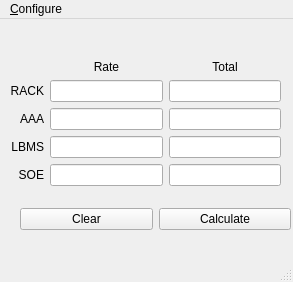
<?xml version="1.0" encoding="UTF-8"?>
<ui version="4.0">
 <class>Rate_Calculator</class>
 <widget class="QMainWindow" name="Rate_Calculator">
  <property name="geometry">
   <rect>
    <x>0</x>
    <y>0</y>
    <width>293</width>
    <height>282</height>
   </rect>
  </property>
  <property name="windowTitle">
   <string>Lodging Calculator</string>
  </property>
  <widget class="QWidget" name="centralwidget">
   <widget class="QWidget" name="gridLayoutWidget">
    <property name="geometry">
     <rect>
      <x>10</x>
      <y>10</y>
      <width>271</width>
      <height>157</height>
     </rect>
    </property>
    <layout class="QGridLayout" name="gridLayout">
     <item row="0" column="2">
      <widget class="QLabel" name="rate_label">
       <property name="layoutDirection">
        <enum>Qt::LeftToRight</enum>
       </property>
       <property name="text">
        <string>Rate</string>
       </property>
       <property name="scaledContents">
        <bool>true</bool>
       </property>
       <property name="alignment">
        <set>Qt::AlignBottom|Qt::AlignHCenter</set>
       </property>
      </widget>
     </item>
     <item row="3" column="2">
      <widget class="QLineEdit" name="aaa_rate_edit">
       <property name="clearButtonEnabled">
        <bool>false</bool>
       </property>
      </widget>
     </item>
     <item row="5" column="2">
      <widget class="QLineEdit" name="soe_rate_edit"/>
     </item>
     <item row="3" column="0">
      <widget class="QLabel" name="aaa_label">
       <property name="text">
        <string>AAA</string>
       </property>
       <property name="alignment">
        <set>Qt::AlignRight|Qt::AlignTrailing|Qt::AlignVCenter</set>
       </property>
      </widget>
     </item>
     <item row="2" column="0">
      <widget class="QLabel" name="rack_label">
       <property name="text">
        <string>RACK</string>
       </property>
       <property name="alignment">
        <set>Qt::AlignRight|Qt::AlignTrailing|Qt::AlignVCenter</set>
       </property>
      </widget>
     </item>
     <item row="2" column="2">
      <widget class="QLineEdit" name="rack_rate_edit"/>
     </item>
     <item row="4" column="2">
      <widget class="QLineEdit" name="lbms_rate_edit"/>
     </item>
     <item row="2" column="3">
      <widget class="QLineEdit" name="rack_total_edit"/>
     </item>
     <item row="3" column="3">
      <widget class="QLineEdit" name="aaa_total_edit"/>
     </item>
     <item row="4" column="3">
      <widget class="QLineEdit" name="lbms_total_edit"/>
     </item>
     <item row="5" column="0">
      <widget class="QLabel" name="soe_label">
       <property name="text">
        <string>SOE</string>
       </property>
       <property name="alignment">
        <set>Qt::AlignRight|Qt::AlignTrailing|Qt::AlignVCenter</set>
       </property>
      </widget>
     </item>
     <item row="4" column="0">
      <widget class="QLabel" name="lbms_label">
       <property name="text">
        <string>LBMS</string>
       </property>
       <property name="alignment">
        <set>Qt::AlignRight|Qt::AlignTrailing|Qt::AlignVCenter</set>
       </property>
      </widget>
     </item>
     <item row="5" column="3">
      <widget class="QLineEdit" name="soe_total_edit"/>
     </item>
     <item row="0" column="3">
      <widget class="QLabel" name="total_label">
       <property name="text">
        <string>Total</string>
       </property>
       <property name="alignment">
        <set>Qt::AlignBottom|Qt::AlignHCenter</set>
       </property>
      </widget>
     </item>
    </layout>
   </widget>
   <widget class="QWidget" name="horizontalLayoutWidget">
    <property name="geometry">
     <rect>
      <x>20</x>
      <y>180</y>
      <width>271</width>
      <height>41</height>
     </rect>
    </property>
    <layout class="QHBoxLayout" name="horizontalLayout">
     <item>
      <widget class="QPushButton" name="clear_button">
       <property name="text">
        <string>Clear</string>
       </property>
      </widget>
     </item>
     <item>
      <widget class="QPushButton" name="calculate_button">
       <property name="text">
        <string>Calculate</string>
       </property>
      </widget>
     </item>
    </layout>
   </widget>
  </widget>
  <widget class="QMenuBar" name="menubar">
   <property name="geometry">
    <rect>
     <x>0</x>
     <y>0</y>
     <width>293</width>
     <height>26</height>
    </rect>
   </property>
   <widget class="QMenu" name="configure_menu">
    <property name="title">
     <string>&amp;Configure</string>
    </property>
    <addaction name="constants_action"/>
   </widget>
   <addaction name="configure_menu"/>
  </widget>
  <widget class="QStatusBar" name="statusbar"/>
  <action name="constants_action">
   <property name="text">
    <string>&amp;Constants</string>
   </property>
  </action>
 </widget>
 <tabstops>
  <tabstop>rack_rate_edit</tabstop>
  <tabstop>rack_total_edit</tabstop>
  <tabstop>aaa_rate_edit</tabstop>
  <tabstop>aaa_total_edit</tabstop>
  <tabstop>lbms_rate_edit</tabstop>
  <tabstop>lbms_total_edit</tabstop>
  <tabstop>soe_rate_edit</tabstop>
  <tabstop>soe_total_edit</tabstop>
  <tabstop>clear_button</tabstop>
  <tabstop>calculate_button</tabstop>
 </tabstops>
 <resources/>
 <connections>
  <connection>
   <sender>clear_button</sender>
   <signal>clicked()</signal>
   <receiver>rack_rate_edit</receiver>
   <slot>clear()</slot>
   <hints>
    <hint type="sourcelabel">
     <x>107</x>
     <y>222</y>
    </hint>
    <hint type="destinationlabel">
     <x>107</x>
     <y>92</y>
    </hint>
   </hints>
  </connection>
  <connection>
   <sender>clear_button</sender>
   <signal>clicked()</signal>
   <receiver>rack_total_edit</receiver>
   <slot>clear()</slot>
   <hints>
    <hint type="sourcelabel">
     <x>143</x>
     <y>218</y>
    </hint>
    <hint type="destinationlabel">
     <x>212</x>
     <y>93</y>
    </hint>
   </hints>
  </connection>
  <connection>
   <sender>clear_button</sender>
   <signal>clicked()</signal>
   <receiver>aaa_rate_edit</receiver>
   <slot>clear()</slot>
   <hints>
    <hint type="sourcelabel">
     <x>65</x>
     <y>221</y>
    </hint>
    <hint type="destinationlabel">
     <x>68</x>
     <y>128</y>
    </hint>
   </hints>
  </connection>
  <connection>
   <sender>clear_button</sender>
   <signal>clicked()</signal>
   <receiver>aaa_total_edit</receiver>
   <slot>clear()</slot>
   <hints>
    <hint type="sourcelabel">
     <x>57</x>
     <y>217</y>
    </hint>
    <hint type="destinationlabel">
     <x>198</x>
     <y>123</y>
    </hint>
   </hints>
  </connection>
  <connection>
   <sender>clear_button</sender>
   <signal>clicked()</signal>
   <receiver>lbms_rate_edit</receiver>
   <slot>clear()</slot>
   <hints>
    <hint type="sourcelabel">
     <x>37</x>
     <y>216</y>
    </hint>
    <hint type="destinationlabel">
     <x>92</x>
     <y>154</y>
    </hint>
   </hints>
  </connection>
  <connection>
   <sender>clear_button</sender>
   <signal>clicked()</signal>
   <receiver>lbms_total_edit</receiver>
   <slot>clear()</slot>
   <hints>
    <hint type="sourcelabel">
     <x>87</x>
     <y>224</y>
    </hint>
    <hint type="destinationlabel">
     <x>203</x>
     <y>152</y>
    </hint>
   </hints>
  </connection>
  <connection>
   <sender>clear_button</sender>
   <signal>clicked()</signal>
   <receiver>soe_rate_edit</receiver>
   <slot>clear()</slot>
   <hints>
    <hint type="sourcelabel">
     <x>127</x>
     <y>224</y>
    </hint>
    <hint type="destinationlabel">
     <x>123</x>
     <y>185</y>
    </hint>
   </hints>
  </connection>
  <connection>
   <sender>clear_button</sender>
   <signal>clicked()</signal>
   <receiver>soe_total_edit</receiver>
   <slot>clear()</slot>
   <hints>
    <hint type="sourcelabel">
     <x>24</x>
     <y>229</y>
    </hint>
    <hint type="destinationlabel">
     <x>207</x>
     <y>183</y>
    </hint>
   </hints>
  </connection>
 </connections>
</ui>
